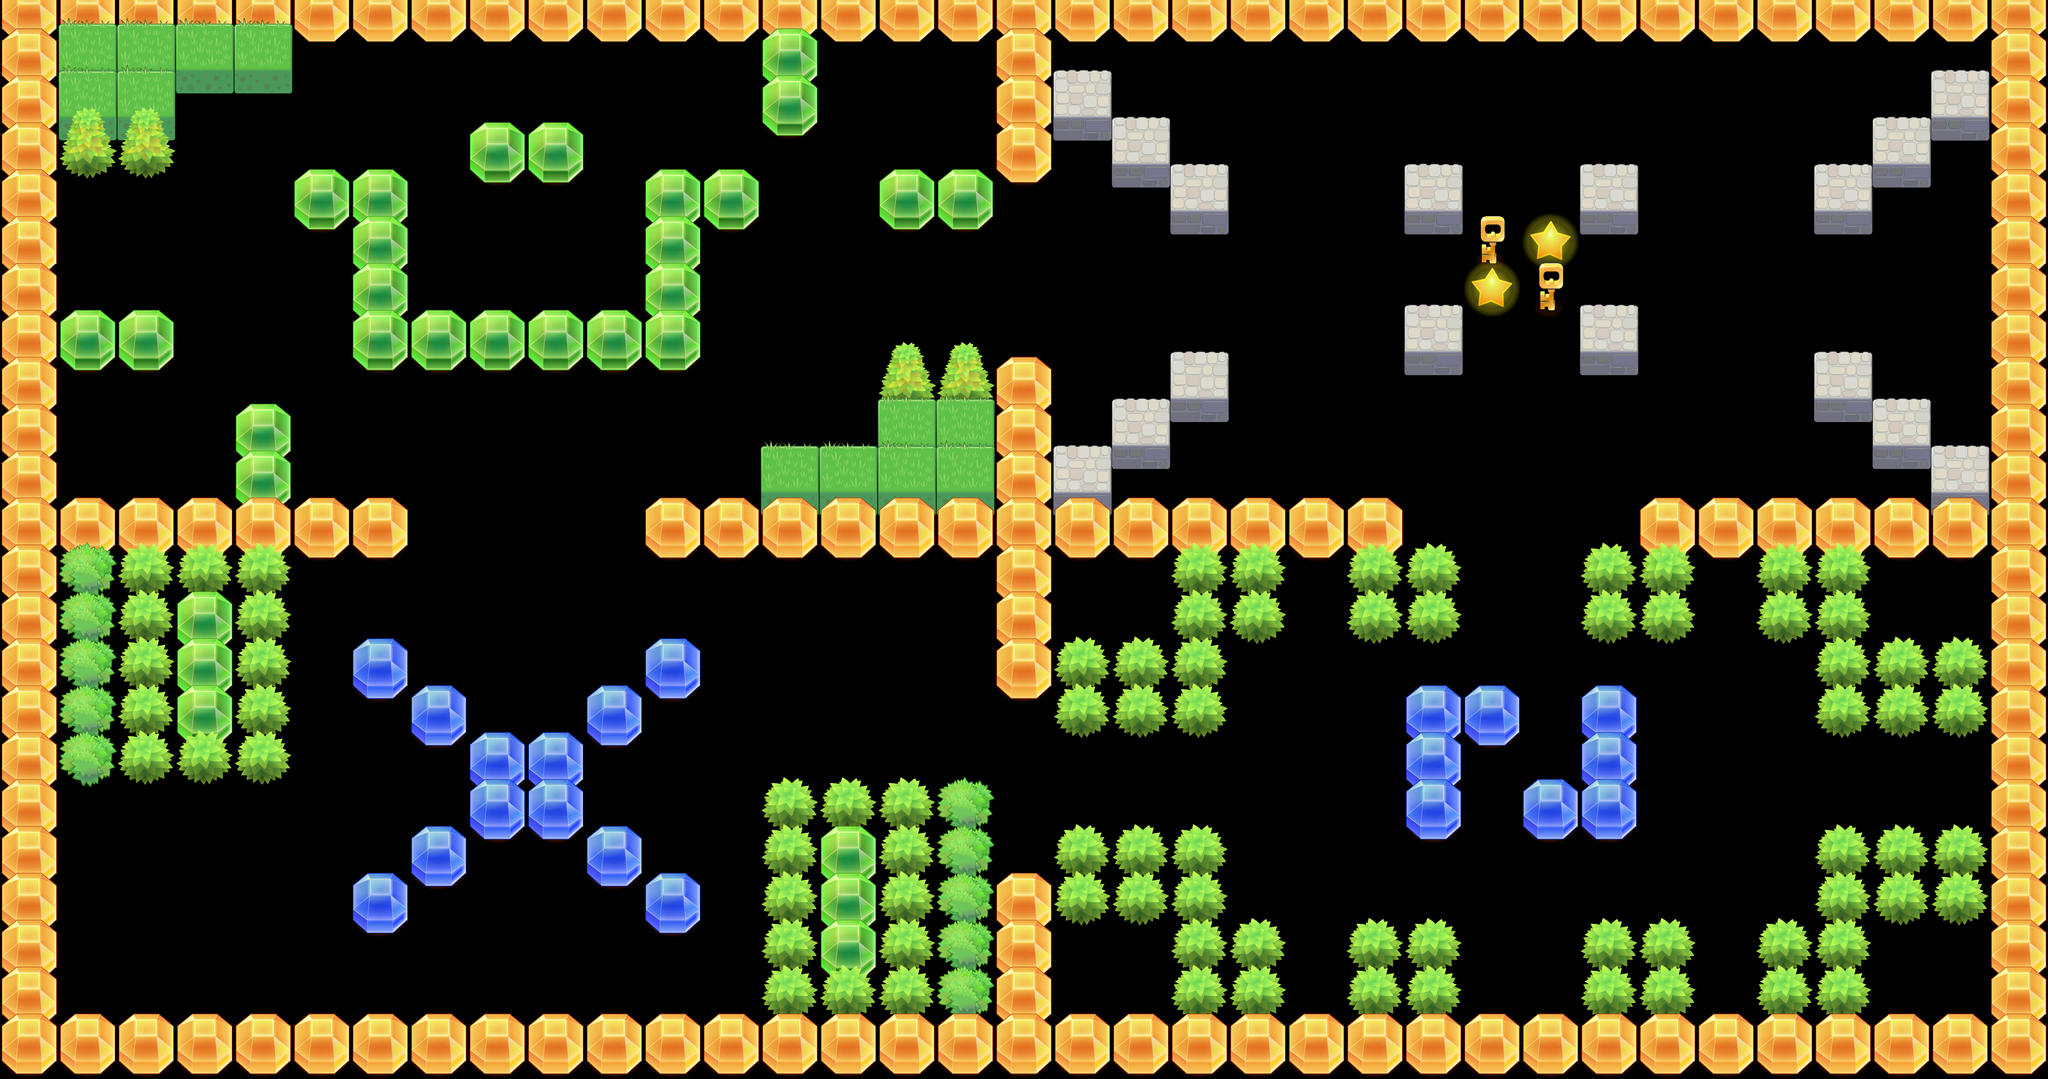

Below is a game level as drawn by its tile map, then a one-line description and the .tmx that defines it (tile-layer data replaced by summaries):
An orthogonal 35x23 tile map with 101x81 px tiles, 1 tile layer (layer_1), 1 hidden layer not drawn.

<map version="1.2" tiledversion="1.2.4" orientation="orthogonal" renderorder="right-down" width="35" height="23" tilewidth="101" tileheight="81" infinite="0" nextlayerid="3" nextobjectid="1">
 <tileset firstgid="1" name="test2_2" tilewidth="101" tileheight="171" spacing="2" margin="2" tilecount="45" columns="9">
  <image source="test2_2.png" width="1024" height="1024" />
 </tileset>
 <layer id="1" name="layer_0" width="35" height="23" visible="0">
  <data>[805 cells, 2 non-empty, 1 distinct tile ids]</data>
 </layer>
 <layer id="2" name="layer_1" width="35" height="23">
  <data>[805 cells, 325 non-empty, 10 distinct tile ids]</data>
 </layer>
</map>
